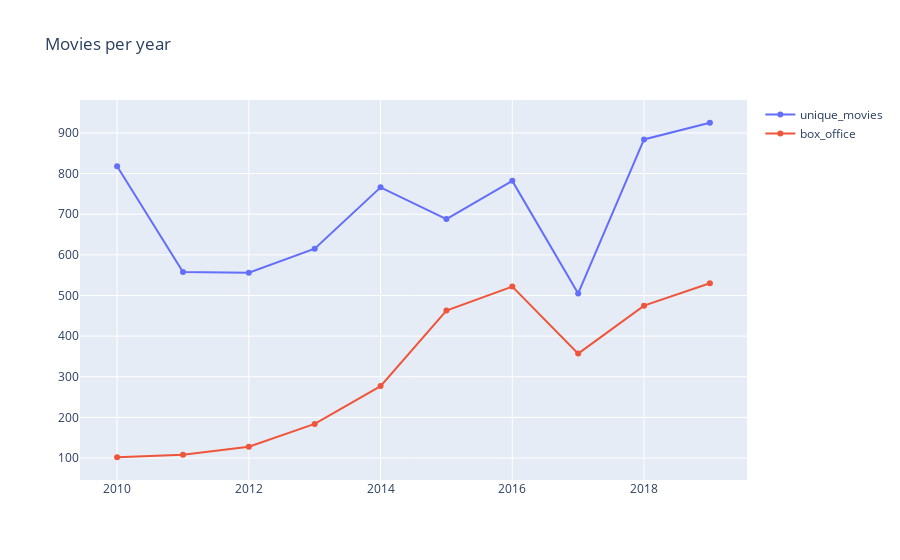

The cell this chart's notebook holds for it:
### Markdown cell above
Если построить график, то видно, что меньше всего данных о новых фильмах занесено за 2017 г., после которого наблюдается быстрый рост количества фильмов.

### Code cell
trace0 = go.Scatter(
    x=years_df.index,
    y=years_df.unique_movies,
    name='unique_movies'
)

trace1 = go.Scatter(
    x=years_df.index,
    y=years_df.box_office,
    name='box_office'
)

data = [trace0, trace1]
layout = {'title': 'Movies per year'}

fig = go.Figure(data=data, layout=layout)
iplot(fig, show_link=False)

### Figure 1 — Plotly figure (JSON) as saved in the notebook; plotly's stock layout.template omitted (floating-point values rounded to 4 significant figures)
{"data": [{"name": "unique_movies", "type": "scatter", "x": [2010, 2011, 2012, 2013, 2014, 2015, 2016, 2017, 2018, 2019], "y": [818, 558, 556, 615, 766, 688, 782, 505, 884, 925]}, {"name": "box_office", "type": "scatter", "x": [2010, 2011, 2012, 2013, 2014, 2015, 2016, 2017, 2018, 2019], "y": [102, 108, 128, 184, 277, 463, 522, 357, 475, 530]}], "layout": {"title": {"text": "Movies per year"}}}
